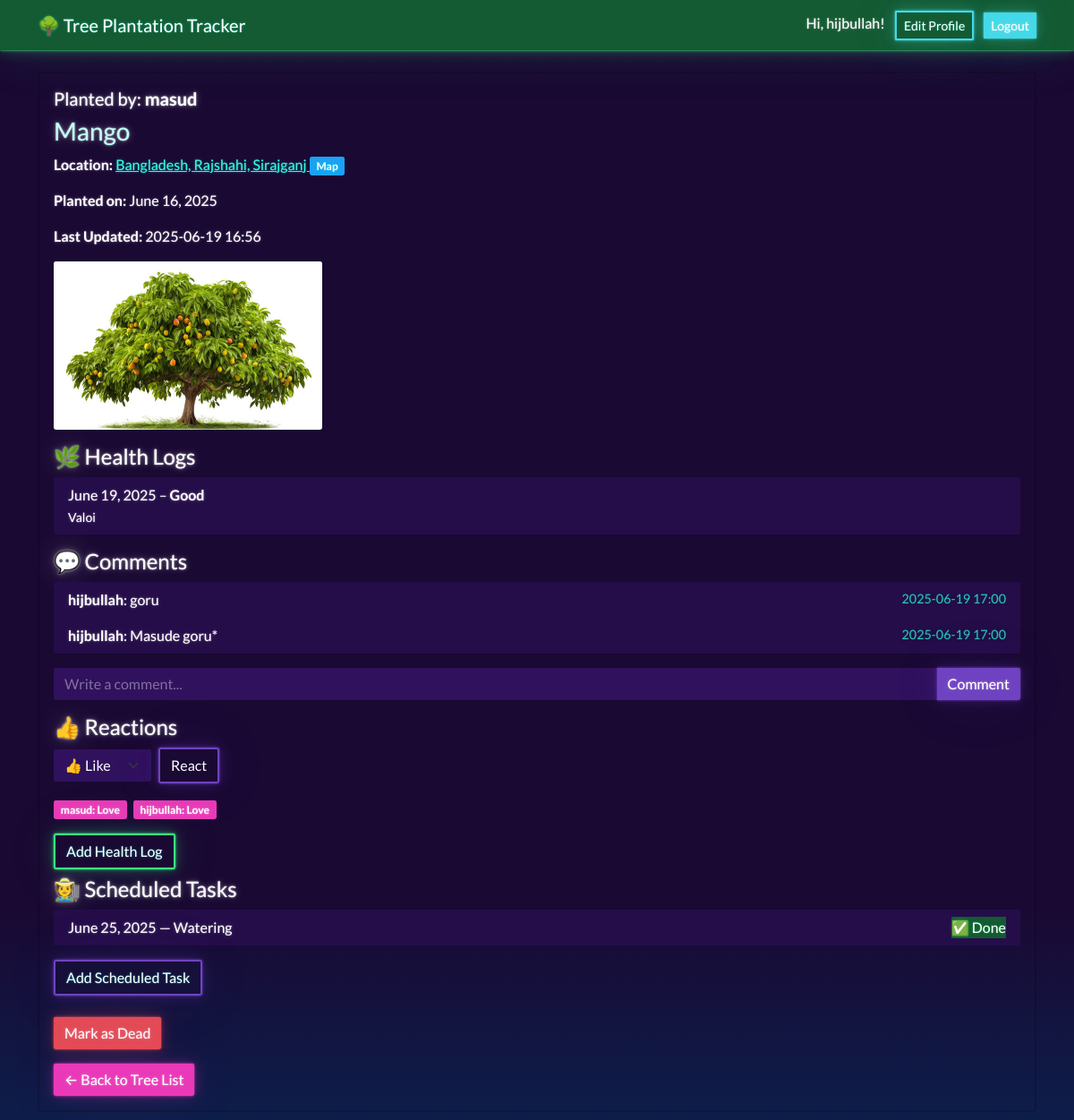
/11/ (signed in), run on the app's committed database.
### trees/models.py (models this page shows, shortened)
class Tree(models.Model):
    user = models.ForeignKey(User, on_delete=models.CASCADE, related_name='trees')
    name = models.CharField(max_length=100)
    species = models.CharField(max_length=100, blank=True)  # Make species optional
    country = models.CharField(max_length=100, blank=True)
    division = models.CharField(max_length=100, blank=True)  # state/province/region
    district = models.CharField(max_length=100, blank=True)
    other_location = models.CharField(max_length=255, blank=True)  # for uncommon or specific
    location = models.CharField(max_length=255, blank=True)  # full location string for backward compatibility
    latitude = models.FloatField(blank=True, null=True)  # Added for map
    longitude = models.FloatField(blank=True, null=True) # Added for map
    date_planted = models.DateField()
    image = models.ImageField(upload_to='tree_images/', blank=True, null=True)
    updated_at = models.DateTimeField(auto_now=True)
    is_dead = models.BooleanField(default=False)
    death_reason = models.TextField(blank=True, null=True)

class HealthLog(models.Model):
    tree = models.ForeignKey(Tree, on_delete=models.CASCADE, related_name='health_logs')
    date = models.DateField()
    health_status = models.CharField(max_length=255)
    notes = models.TextField(blank=True)
    is_dead = models.BooleanField(default=False)
    death_reason = models.TextField(blank=True, null=True)

class Comment(models.Model):
    tree = models.ForeignKey(Tree, on_delete=models.CASCADE, related_name='comments')
    user = models.ForeignKey(User, on_delete=models.CASCADE)
    text = models.TextField()
    created_at = models.DateTimeField(auto_now_add=True)

class Reaction(models.Model):
    tree = models.ForeignKey(Tree, on_delete=models.CASCADE, related_name='reactions')
    user = models.ForeignKey(User, on_delete=models.CASCADE)
    type = models.CharField(max_length=20, choices=[('like', 'Like'), ('love', 'Love'), ('wow', 'Wow'), ('sad', 'Sad')])
    created_at = models.DateTimeField(auto_now_add=True)

class Task(models.Model):
    TASK_TYPES = [
        ('Watering', 'Watering'),
        ('Fertilizing', 'Fertilizing'),
        ('Pest Control', 'Pest Control'),
        ('Other', 'Other'),
    ]
    tree = models.ForeignKey(Tree, on_delete=models.CASCADE, related_name='tasks')
    task_type = models.CharField(max_length=50, choices=TASK_TYPES)
    scheduled_date = models.DateField()
    completed = models.BooleanField(default=False)

### trees/views.py (the view, shortened to what this page needs)
# urls.py: path('<int:pk>/', views.tree_detail, name='tree_detail'),
@login_required
def tree_detail(request, pk):
    tree = get_object_or_404(Tree, pk=pk)
    health_logs = tree.health_logs.all().order_by('-date')
    tasks = tree.tasks.all().order_by('scheduled_date')
    comments = tree.comments.select_related('user').order_by('created_at')
    reactions = tree.reactions.all()
    health_form = HealthLogForm()
    task_form = TaskForm()
    if request.method == 'POST' and request.POST.get('form_type') == 'comment':
        text = request.POST.get('comment_text')
        if text:
            Comment.objects.create(tree=tree, user=request.user, text=text)
            return redirect('tree_detail', pk=tree.pk)
    if request.method == 'POST' and request.POST.get('form_type') == 'react':
        reaction_type = request.POST.get('reaction_type')
        if reaction_type:
            Reaction.objects.update_or_create(tree=tree, user=request.user, defaults={'type': reaction_type})
            return redirect('tree_detail', pk=tree.pk)
    return render(request, 'trees/tree_detail.html', {
        'tree': tree,
        'health_logs': health_logs,
        'tasks': tasks,
        'health_form': health_form,
        'task_form': task_form,
        'comments': comments,
        'reactions': reactions,
    })

### trees/forms.py
class HealthLogForm(forms.ModelForm):
    class Meta:
        model = HealthLog
        fields = ['date', 'health_status', 'notes', 'is_dead', 'death_reason']
        widgets = {
            'date': forms.DateInput(attrs={'type': 'date'}),
            'death_reason': forms.Textarea(attrs={'rows': 2}),
        }

class TaskForm(forms.ModelForm):
    class Meta:
        model = Task
        fields = ['task_type', 'scheduled_date', 'completed']
        widgets = {
            'scheduled_date': forms.DateInput(attrs={'type': 'date'})
        }

### trees/templates/trees/tree_detail.html (shortened to what this page needs)
{% extends "base.html" %}
{% block content %}
<div class="card mb-4">
    <div class="card-body">
        <h5 class="mb-2">Planted by: <span class="fw-bold">{{ tree.user.username }}</span></h5>
        <h3 class="card-title animated-text fade-in-up">{{ tree.name }}{% if tree.species %} ({{ tree.species }}){% endif %}</h3>
        <p><strong>Location:</strong>
            {% if tree.latitude and tree.longitude %}
                <a href="https://www.openstreetmap.org/?mlat={{ tree.latitude }}&mlon={{ tree.longitude }}#map=18/{{ tree.latitude }}/{{ tree.longitude }}" target="_blank">
                    {{ tree.location }} <span class="badge bg-info">Map</span>
                </a>
            {% else %}
                {{ tree.location }}
            {% endif %}
        </p>
        <p><strong>Planted on:</strong> {{ tree.date_planted }}</p>
        <p><strong>Last Updated:</strong> {{ tree.updated_at|date:'Y-m-d H:i' }}</p>
        {% if tree.image %}
            <img src="{{ tree.image.url }}" class="img-fluid rounded mb-3" style="max-width: 300px;">
        {% endif %}
        <h4>🌿 Health Logs</h4>
        <ul class="list-group mb-3">
            {% for log in health_logs %}
                <li class="list-group-item {% if log.is_dead %}bg-danger text-white{% endif %}">
                    {{ log.date }} – <strong>{{ log.health_status }}</strong><br>
                    <small>{{ log.notes }}</small>
                </li>
            {% empty %}
                <li class="list-group-item">No health logs.</li>
            {% endfor %}
        </ul>
        <h4>💬 Comments</h4>
        <ul class="list-group mb-3">
            {% for comment in comments %}
                <li class="list-group-item">
                    <span class="fw-bold">{{ comment.user.username }}</span>: {{ comment.text }}
                    <span class="text-muted float-end" style="font-size:0.9em;">{{ comment.created_at|date:'Y-m-d H:i' }}</span>
                </li>
            {% empty %}
                <li class="list-group-item">No comments yet.</li>
            {% endfor %}
        </ul>
        <form method="POST" class="mb-3">
            <div class="input-group">
                <input type="text" name="comment_text" class="form-control" placeholder="Write a comment..." required>
                <button type="submit" class="btn btn-primary">Comment</button>
            </div>
        </form>
        <h4>👍 Reactions</h4>
        <form method="POST" class="mb-3 d-flex align-items-center">
            <select name="reaction_type" class="form-select w-auto me-2">
                <option value="like">👍 Like</option>
            </select>
            <button type="submit" class="btn btn-outline-primary">React</button>
        </form>
        <div class="mb-3">
            {% for reaction in reactions %}
                <span class="badge bg-secondary me-1">{{ reaction.user.username }}: {{ reaction.type|title }}</span>
            {% empty %}
                <span class="text-muted">No reactions yet.</span>
            {% endfor %}
        </div>
        {% if not tree.is_dead %}
            <a href="{% url 'add_health_log' tree.id %}" class="btn btn-outline-success fade-in-up mb-2">Add Health Log</a>
            <h4>🧑‍🌾 Scheduled Tasks</h4>
            <ul class="list-group mb-3">
                {% for task in tasks %}
                    <li class="list-group-item d-flex align-items-center">
                        <span class="me-2">{{ task.scheduled_date }} — {{ task.task_type }}</span>
                        {% if task.completed %}
                            <span class="ms-auto text-success" title="Completed">✅ Done</span>
                        {% else %}
                            <input type="checkbox" class="form-check-input ms-auto mark-complete-checkbox" data-task-id="{{ task.id }}">
                            <span class="ms-2 text-danger">❌ Not Done</span>
                        {% endif %}
                    </li>
                {% empty %}
                    <li class="list-group-item">No tasks scheduled.</li>
                {% endfor %}
            </ul>
            <a href="{% url 'add_task' tree.id %}" class="btn btn-outline-primary fade-in-up">Add Scheduled Task</a>
        {% endif %}
        <div class="mt-4">
            {% if not tree.is_dead %}
                <button class="btn btn-danger" id="show-dead-form" type="button">Mark as Dead</button>
            {% elif tree.death_reason %}
                <p class="text-danger mt-3"><strong>Reason:</strong> {{ tree.death_reason }}</p>
            {% endif %}
        </div>
        <a href="/" class="btn btn-secondary mt-3 fade-in-up">&larr; Back to Tree List</a>
    </div>
</div>
{% endblock %}

### trees/templates/base.html (shortened to what this page needs)
<!DOCTYPE html>
<html lang="en">
<head>
    {% load static %}
    <link href="{% static 'trees/bootstrap.min.css' %}" rel="stylesheet">
    <link href="{% static 'trees/custom-overrides.css' %}" rel="stylesheet">
</head>
<body class="bg-light">
<nav class="navbar navbar-dark bg-success mb-4">
    <div class="container d-flex justify-content-between align-items-center">
        <a class="navbar-brand" href="/">🌳 Tree Plantation Tracker</a>
        <div>
            {% if user.is_authenticated %}
                <span class="text-white me-2">Hi, {{ user.username }}!</span>
                <a href="/profile/" class="btn btn-outline-light btn-sm me-2">Edit Profile</a>
                <a href="/logout/" class="btn btn-light btn-sm">Logout</a>
            {% else %}
                <a href="/login/" class="btn btn-light btn-sm me-2">Login</a>
                <a href="/register/" class="btn btn-outline-light btn-sm">Register</a>
            {% endif %}
        </div>
    </div>
</nav>
<div class="container">
    {% block content %}
    {% endblock %}
</div>
</body>
</html>

### trees/static/trees/custom-overrides.css (style rules this page uses)
:root { --bs-green: #145a32 !important; --bs-success: #145a32 !important; --bs-success-rgb: 20,90,50 !important; }
.btn-success, .bg-success, .text-success, .border-success { --bs-btn-bg: #145a32 !important; --bs-btn-border-color: #145a32 !important; --bs-btn-hover-bg: #117a3a !important; --bs-btn-hover-border-color: #117a3a !important; --bs-btn-active-bg: #0e5c2a !important; --bs-btn-active-border-color: #0e5c2a !important; --bs-success: #145a32 !important; --bs-success-rgb: 20,90,50 !important; background-color: #145a32 !important; border-color: #145a32 !important; color: #fff !important; }
.animated-text { background: linear-gradient(270deg, #32fbe2, #145a32, #ea39b8, #32fbe2); background-size: 600% 600%; -webkit-background-clip: text; background-clip: text; -webkit-text-fill-color: transparent; animation: animated-gradient 4s ease-in-out infinite; }
.fade-in-up { animation: fadeInUp 1.2s cubic-bezier(0.23, 1, 0.32, 1) both; }

### data on the page
Tree: user.username "masud", name "Mango", location "Bangladesh, Rajshahi, Sirajganj", date_planted "June 16, 2025", updated_at "2025-06-19 16:56", image (picture)
HealthLog: date "June 19, 2025", health_status "Good", notes "Valoi"
Comment: user.username "hijbullah", text "goru", created_at "2025-06-19 17:00"
Comment: user.username "hijbullah", text "Masude goru*", created_at "2025-06-19 17:00"
Reaction: user.username "masud", type "Love"
Reaction: user.username "hijbullah", type "Love"
Task: scheduled_date "June 25, 2025", task_type "Watering", completed "✅ Done"

### other printed values
{{ user.username }} "hijbullah"
